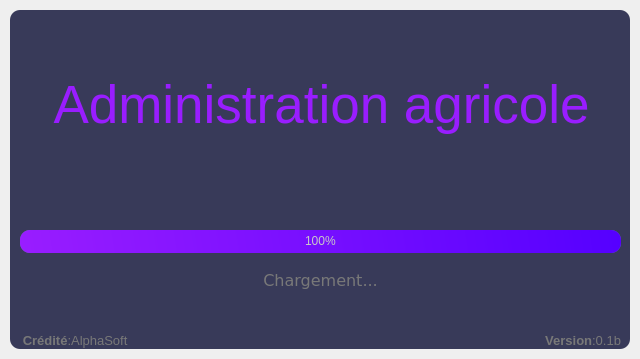
<?xml version="1.0" encoding="UTF-8"?>
<ui version="4.0">
 <class>MainWindow</class>
 <widget class="QMainWindow" name="MainWindow">
  <property name="geometry">
   <rect>
    <x>0</x>
    <y>0</y>
    <width>640</width>
    <height>359</height>
   </rect>
  </property>
  <property name="windowTitle">
   <string>Boîte de réparation</string>
  </property>
  <property name="windowIcon">
   <iconset>
    <normaloff>:/mainIcon/icons/movil_05.jpg</normaloff>:/mainIcon/icons/movil_05.jpg</iconset>
  </property>
  <widget class="QWidget" name="centralwidget">
   <layout class="QVBoxLayout" name="verticalLayout">
    <property name="spacing">
     <number>0</number>
    </property>
    <property name="leftMargin">
     <number>10</number>
    </property>
    <property name="topMargin">
     <number>10</number>
    </property>
    <property name="rightMargin">
     <number>10</number>
    </property>
    <property name="bottomMargin">
     <number>10</number>
    </property>
    <item>
     <widget class="QFrame" name="dropShadwoFrame">
      <property name="styleSheet">
       <string notr="true">QFrame {
		
	background-color:rgb(56,58,89);
	color:rgb(220,220,220);
	border-radius: 10px;

	
}</string>
      </property>
      <property name="frameShape">
       <enum>QFrame::StyledPanel</enum>
      </property>
      <property name="frameShadow">
       <enum>QFrame::Raised</enum>
      </property>
      <widget class="QLabel" name="title_label">
       <property name="geometry">
        <rect>
         <x>6</x>
         <y>60</y>
         <width>611</width>
         <height>71</height>
        </rect>
       </property>
       <property name="font">
        <font>
         <family>Segoe UI</family>
         <pointsize>40</pointsize>
        </font>
       </property>
       <property name="styleSheet">
        <string notr="true">color: rgb(153, 29, 255);</string>
       </property>
       <property name="text">
        <string>&lt;html&gt;&lt;head/&gt;&lt;body&gt;&lt;p&gt;Administration agricole&lt;/p&gt;&lt;/body&gt;&lt;/html&gt;</string>
       </property>
       <property name="alignment">
        <set>Qt::AlignCenter</set>
       </property>
      </widget>
      <widget class="QProgressBar" name="progressBar">
       <property name="geometry">
        <rect>
         <x>10</x>
         <y>220</y>
         <width>601</width>
         <height>23</height>
        </rect>
       </property>
       <property name="styleSheet">
        <string notr="true">QProgressBar {
	
	background-color:rgb(98,114,164);
	color:rgb(200,200,200);
	border-style: none;
	border-radius:10px;
	text-align:center;
	

}
QProgressBar::chunk {
	border-radius:10px;	
	background-color: qlineargradient(spread:pad, x1:0, y1:0.54, x2:1, y2:0.534, stop:0 rgba(153, 29, 255, 255), stop:1 rgba(85, 0, 255, 255));
}</string>
       </property>
       <property name="value">
        <number>100</number>
       </property>
      </widget>
      <widget class="QLabel" name="loading_label">
       <property name="geometry">
        <rect>
         <x>0</x>
         <y>260</y>
         <width>621</width>
         <height>21</height>
        </rect>
       </property>
       <property name="font">
        <font>
         <family>Segoe UI</family>
         <pointsize>12</pointsize>
        </font>
       </property>
       <property name="styleSheet">
        <string notr="true">color: rgb(120, 120, 120);</string>
       </property>
       <property name="text">
        <string>&lt;html&gt;&lt;head/&gt;&lt;body&gt;&lt;pre style=&quot; margin-top:12px; margin-bottom:12px; margin-left:0px; margin-right:0px; -qt-block-indent:0; text-indent:0px;&quot;&gt;&lt;span style=&quot; font-family:'Courier New'; font-size:12pt;&quot;&gt;Chargement...&lt;/span&gt;&lt;/pre&gt;&lt;/body&gt;&lt;/html&gt;</string>
       </property>
       <property name="alignment">
        <set>Qt::AlignCenter</set>
       </property>
      </widget>
      <widget class="QLabel" name="Credite">
       <property name="geometry">
        <rect>
         <x>10</x>
         <y>320</y>
         <width>111</width>
         <height>21</height>
        </rect>
       </property>
       <property name="font">
        <font>
         <family>Segoe UI</family>
         <pointsize>10</pointsize>
        </font>
       </property>
       <property name="styleSheet">
        <string notr="true">color: rgb(120, 120, 120);</string>
       </property>
       <property name="text">
        <string>&lt;html&gt;&lt;head/&gt;&lt;body&gt;&lt;p&gt;&lt;span style=&quot; font-weight:600;&quot;&gt;Crédité&lt;/span&gt;:AlphaSoft &lt;/p&gt;&lt;/body&gt;&lt;/html&gt;</string>
       </property>
       <property name="alignment">
        <set>Qt::AlignRight|Qt::AlignTrailing|Qt::AlignVCenter</set>
       </property>
      </widget>
      <widget class="QLabel" name="version">
       <property name="geometry">
        <rect>
         <x>520</x>
         <y>320</y>
         <width>91</width>
         <height>21</height>
        </rect>
       </property>
       <property name="font">
        <font>
         <family>Segoe UI</family>
         <pointsize>10</pointsize>
        </font>
       </property>
       <property name="styleSheet">
        <string notr="true">color: rgb(120, 120, 120);</string>
       </property>
       <property name="text">
        <string>&lt;strong&gt;Version&lt;/strong&gt;:0.1b</string>
       </property>
       <property name="alignment">
        <set>Qt::AlignRight|Qt::AlignTrailing|Qt::AlignVCenter</set>
       </property>
      </widget>
     </widget>
    </item>
   </layout>
  </widget>
 </widget>
 <resources>
  <include location="../qrc_source/source.qrc"/>
 </resources>
 <connections/>
</ui>
